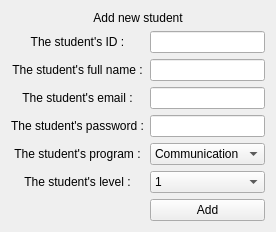
      <widget class="QWidget" name="AddingStudents">
       <layout class="QGridLayout" name="gridLayout_11">
        <item row="0" column="0" colspan="2">
         <widget class="QLabel" name="label_41">
          <property name="maximumSize">
           <size>
            <width>16777215</width>
            <height>100</height>
           </size>
          </property>
          <property name="styleSheet">
           <string notr="true">font: 36pt &quot;Rockwell&quot;</string>
          </property>
          <property name="text">
           <string>Add new student</string>
          </property>
          <property name="alignment">
           <set>Qt::AlignCenter</set>
          </property>
         </widget>
        </item>
        <item row="1" column="0">
         <widget class="QLabel" name="label_44">
          <property name="styleSheet">
           <string notr="true">font: 12pt &quot;Rockwell&quot;</string>
          </property>
          <property name="text">
           <string>The student's ID :</string>
          </property>
          <property name="alignment">
           <set>Qt::AlignCenter</set>
          </property>
         </widget>
        </item>
        <item row="1" column="1">
         <widget class="QLineEdit" name="lineEdit_AddStudentID">
          <property name="styleSheet">
           <string notr="true">font: 15pt &quot;Rockwell&quot;</string>
          </property>
         </widget>
        </item>
        <item row="4" column="0">
         <widget class="QLabel" name="label_45">
          <property name="styleSheet">
           <string notr="true">font: 12pt &quot;Rockwell&quot;</string>
          </property>
          <property name="text">
           <string>The student's password :</string>
          </property>
          <property name="alignment">
           <set>Qt::AlignCenter</set>
          </property>
         </widget>
        </item>
        <item row="5" column="1">
         <widget class="QComboBox" name="comboBox_Major">
          <property name="styleSheet">
           <string notr="true">font: 15pt &quot;Rockwell&quot;</string>
          </property>
          <item>
           <property name="text">
            <string>Communication</string>
           </property>
          </item>
          <item>
           <property name="text">
            <string>Biomedical</string>
           </property>
          </item>
          <item>
           <property name="text">
            <string>Power</string>
           </property>
          </item>
          <item>
           <property name="text">
            <string>Computer</string>
           </property>
          </item>
         </widget>
        </item>
        <item row="3" column="1">
         <widget class="QLineEdit" name="lineEdit_AddEmail">
          <property name="styleSheet">
           <string notr="true">font: 12pt &quot;Rockwell&quot;</string>
          </property>
         </widget>
        </item>
        <item row="2" column="1">
         <widget class="QLineEdit" name="lineEdit_AddFullName">
          <property name="styleSheet">
           <string notr="true">font: 15pt &quot;Rockwell&quot;</string>
          </property>
         </widget>
        </item>
        <item row="3" column="0">
         <widget class="QLabel" name="label_46">
          <property name="styleSheet">
           <string notr="true">font: 12pt &quot;Rockwell&quot;</string>
          </property>
          <property name="text">
           <string>The student's email :</string>
          </property>
          <property name="alignment">
           <set>Qt::AlignCenter</set>
          </property>
         </widget>
        </item>
        <item row="4" column="1">
         <widget class="QLineEdit" name="lineEdit_AddPassword">
          <property name="styleSheet">
           <string notr="true">font: 15pt &quot;Rockwell&quot;</string>
          </property>
         </widget>
        </item>
        <item row="6" column="0">
         <widget class="QLabel" name="label_43">
          <property name="styleSheet">
           <string notr="true">font: 12pt &quot;Rockwell&quot;</string>
          </property>
          <property name="text">
           <string>The student's level :</string>
          </property>
          <property name="alignment">
           <set>Qt::AlignCenter</set>
          </property>
         </widget>
        </item>
        <item row="2" column="0">
         <widget class="QLabel" name="label_47">
          <property name="styleSheet">
           <string notr="true">font: 12pt &quot;Rockwell&quot;</string>
          </property>
          <property name="text">
           <string>The student's full name :</string>
          </property>
          <property name="alignment">
           <set>Qt::AlignCenter</set>
          </property>
         </widget>
        </item>
        <item row="6" column="1">
         <widget class="QComboBox" name="comboBox_Level">
          <property name="styleSheet">
           <string notr="true">font: 15pt &quot;Rockwell&quot;</string>
          </property>
          <item>
           <property name="text">
            <string>1</string>
           </property>
          </item>
          <item>
           <property name="text">
            <string>2</string>
           </property>
          </item>
          <item>
           <property name="text">
            <string>3</string>
           </property>
          </item>
          <item>
           <property name="text">
            <string>4</string>
           </property>
          </item>
         </widget>
        </item>
        <item row="5" column="0">
         <widget class="QLabel" name="label_42">
          <property name="styleSheet">
           <string notr="true">font: 12pt &quot;Rockwell&quot;</string>
          </property>
          <property name="text">
           <string>The student's program :</string>
          </property>
          <property name="alignment">
           <set>Qt::AlignCenter</set>
          </property>
         </widget>
        </item>
        <item row="7" column="1">
         <widget class="QPushButton" name="pushButton_AddStudent_2">
          <property name="text">
           <string>Add</string>
          </property>
         </widget>
        </item>
       </layout>
      </widget>
